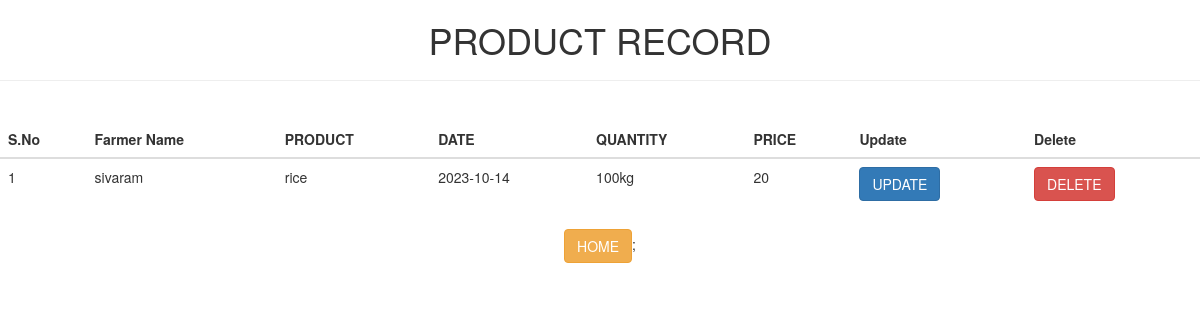
Before: /pro with the older database file.
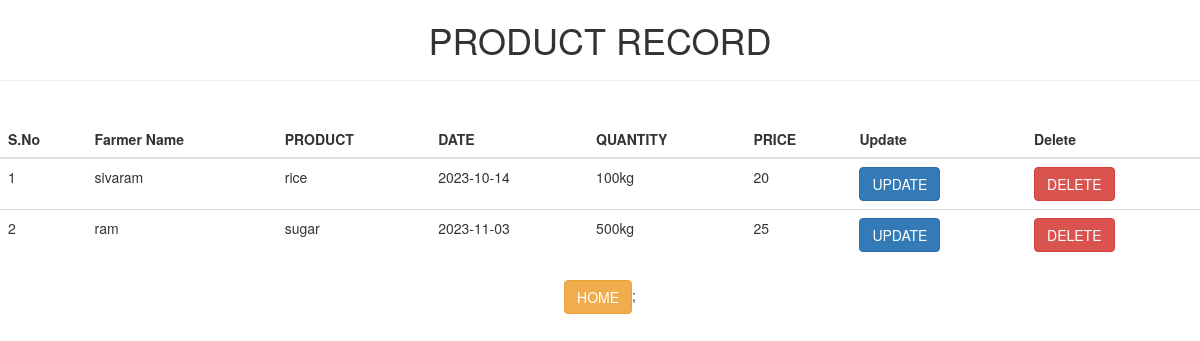
After: the same page with the newer database file.
### tables this page shows
CREATE TABLE item1(pid integer primary key,
            Name text,products text,Day date,quantity text,price int);

### web.py (the view)
@app.route('/pro')
def pro():
    con=sqlite3.connect('data2.db')
    con.row_factory=sqlite3.Row
    cur=con.cursor()
    cur.execute("select  * from item1")
    data=cur.fetchall()
    con.close()
    return render_template('pro.html',data=data)

### templates/pro.html (shortened to what this page needs)
<!DOCTYPE html>
<html lang="en">
<head>
 <link rel="stylesheet" href="https://maxcdn.bootstrapcdn.com/bootstrap/3.4.1/css/bootstrap.min.css">
</head>
<body>
    <div class="main">
       <center> <h1>PRODUCT RECORD<hr></h1></center>
        <div align="center"class="table">
            <br>
       <table class="table table-border" >
        <thead>
            <tr>
                <th>S.No</th>
                <th>Farmer Name</th>
                <th>PRODUCT</th>
                <th>DATE</th>
                <th>QUANTITY</th>
                <th>PRICE</th>
                <th>Update</th>
                <th>Delete</th>
            </tr>
        </thead>
       <tbody>
        {% for res in data %}
        {%set i=loop.index %}
        <tr>
            <td>{{i}}</td>
            <td>{{res["Name"]}}</td>
            <td>{{res["products"]}}</td>
            <td>{{res["Day"]}}</td>
            <td>{{res["quantity"]}}</td>
            <td>{{res["price"]}}</td>
            <td><a href=" {{url_for('modify',id=res['pid'])}}"class="btn btn-primary">UPDATE</a></td>
            <td><a href=" {{url_for('clear',id=res['pid'])}}"class="btn btn-danger">DELETE</a></td>
        </tr>
        {% endfor %}
       </tbody>
       </table>
       <div>
        <a href="{{url_for('main1')}}"class ="btn btn-warning pull right">HOME</a>;
       </div>
    </div>
   </div>
</body>
</html>

Changed rows visible on the page:
added item1: pid "2", Name "ram", products "sugar", Day "2023-11-03", quantity "500kg", price "25"
